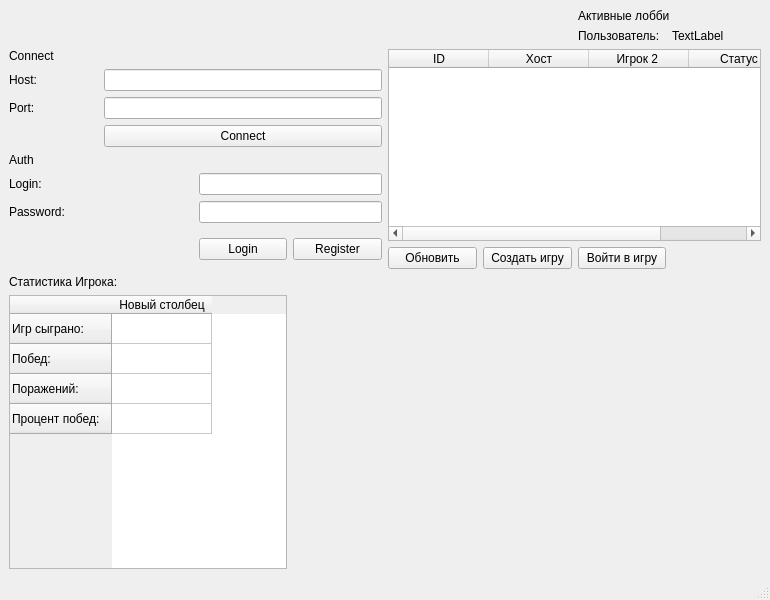
<?xml version="1.0" encoding="UTF-8"?>
<ui version="4.0">
 <class>MainWindow</class>
 <widget class="QMainWindow" name="MainWindow">
  <property name="geometry">
   <rect>
    <x>0</x>
    <y>0</y>
    <width>770</width>
    <height>600</height>
   </rect>
  </property>
  <property name="windowTitle">
   <string>MainWindow</string>
  </property>
  <widget class="QWidget" name="centralwidget">
   <layout class="QGridLayout" name="gridLayout">
    <item row="8" column="0" colspan="2">
     <widget class="QLabel" name="Password">
      <property name="text">
       <string>Password:</string>
      </property>
     </widget>
    </item>
    <item row="9" column="3" rowspan="2">
     <widget class="QPushButton" name="RegisterButton">
      <property name="text">
       <string>Register</string>
      </property>
     </widget>
    </item>
    <item row="10" column="6">
     <widget class="QPushButton" name="JoinGameButton">
      <property name="text">
       <string>Войти в игру</string>
      </property>
     </widget>
    </item>
    <item row="2" column="4" rowspan="8" colspan="4">
     <widget class="QTableWidget" name="GamesTable">
      <column>
       <property name="text">
        <string>ID</string>
       </property>
      </column>
      <column>
       <property name="text">
        <string>Хост</string>
       </property>
      </column>
      <column>
       <property name="text">
        <string>Игрок 2 </string>
       </property>
      </column>
      <column>
       <property name="text">
        <string>Статус</string>
       </property>
      </column>
     </widget>
    </item>
    <item row="0" column="6" colspan="2">
     <widget class="QLabel" name="ActiveLobbies">
      <property name="text">
       <string>Активные лобби</string>
      </property>
     </widget>
    </item>
    <item row="5" column="1" colspan="3">
     <widget class="QPushButton" name="ConnectButton">
      <property name="text">
       <string>Connect</string>
      </property>
     </widget>
    </item>
    <item row="1" column="7">
     <widget class="QLabel" name="CurrentUser">
      <property name="text">
       <string>TextLabel</string>
      </property>
     </widget>
    </item>
    <item row="2" column="0" colspan="2">
     <widget class="QLabel" name="Connect">
      <property name="text">
       <string>Connect</string>
      </property>
     </widget>
    </item>
    <item row="8" column="2" colspan="2">
     <widget class="QLineEdit" name="PasswordLine"/>
    </item>
    <item row="7" column="0">
     <widget class="QLabel" name="Login">
      <property name="text">
       <string>Login:</string>
      </property>
     </widget>
    </item>
    <item row="9" column="2" rowspan="2">
     <widget class="QPushButton" name="LoginButton">
      <property name="text">
       <string>Login</string>
      </property>
     </widget>
    </item>
    <item row="4" column="0">
     <widget class="QLabel" name="Port">
      <property name="text">
       <string>Port: </string>
      </property>
     </widget>
    </item>
    <item row="3" column="0">
     <widget class="QLabel" name="Host">
      <property name="text">
       <string>Host:</string>
      </property>
     </widget>
    </item>
    <item row="4" column="1" colspan="3">
     <widget class="QLineEdit" name="PortLine"/>
    </item>
    <item row="10" column="4">
     <widget class="QPushButton" name="RefreshButton">
      <property name="text">
       <string>Обновить</string>
      </property>
     </widget>
    </item>
    <item row="1" column="6">
     <widget class="QLabel" name="User">
      <property name="text">
       <string>Пользователь: </string>
      </property>
     </widget>
    </item>
    <item row="6" column="0" colspan="2">
     <widget class="QLabel" name="Auth">
      <property name="text">
       <string>Auth</string>
      </property>
     </widget>
    </item>
    <item row="10" column="5">
     <widget class="QPushButton" name="CreateGameButton">
      <property name="text">
       <string>Создать игру</string>
      </property>
     </widget>
    </item>
    <item row="7" column="2" colspan="2">
     <widget class="QLineEdit" name="LoginLine"/>
    </item>
    <item row="11" column="0" colspan="4">
     <widget class="QLabel" name="Stats">
      <property name="text">
       <string>Статистика Игрока:</string>
      </property>
     </widget>
    </item>
    <item row="3" column="1" colspan="3">
     <widget class="QLineEdit" name="HostLine"/>
    </item>
    <item row="12" column="0" colspan="3">
     <widget class="QTableWidget" name="StatsTable">
      <row>
       <property name="text">
        <string>Игр сыграно:</string>
       </property>
      </row>
      <row>
       <property name="text">
        <string>Побед:</string>
       </property>
      </row>
      <row>
       <property name="text">
        <string>Поражений: </string>
       </property>
      </row>
      <row>
       <property name="text">
        <string>Процент побед: </string>
       </property>
      </row>
      <column>
       <property name="text">
        <string>Новый столбец</string>
       </property>
      </column>
     </widget>
    </item>
   </layout>
  </widget>
  <widget class="QMenuBar" name="menubar">
   <property name="geometry">
    <rect>
     <x>0</x>
     <y>0</y>
     <width>770</width>
     <height>33</height>
    </rect>
   </property>
  </widget>
  <widget class="QStatusBar" name="statusbar"/>
 </widget>
 <resources/>
 <connections/>
</ui>
